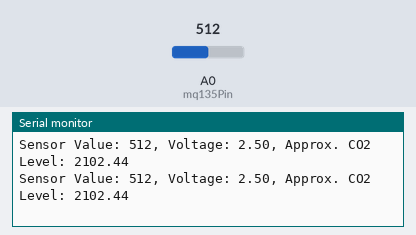
The sketch below on a simulated Arduino Uno, built with avr-gcc and run on an emulated ATmega328P. On the bench: the last lines printed to the serial monitor. The test bench sets the inputs (shaded band); at power-on: A0 (mq135Pin) = 512.

Above: at 1.2 s.
1.3 s: A0 (mq135Pin) set to 304
At 1.32 s:
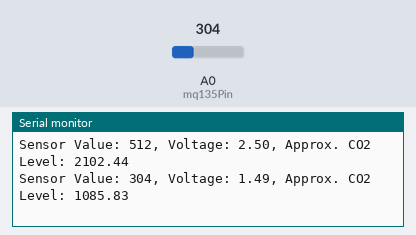
4.3 s: A0 (mq135Pin) set to 280
At 4.37 s:
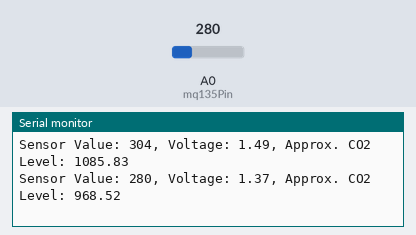
Timing chart, 0 to 7.3 s (numbered marks = the images above; inputs shaded):
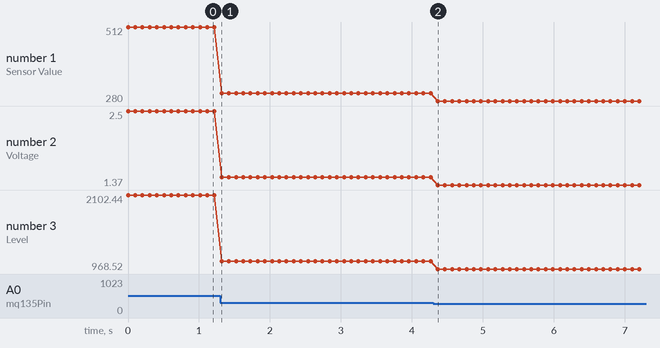

The sketch:

MQ135_sensor.ino
```cpp
const int mq135Pin = A0;  // MQ135의 아날로그 출력 핀을 아날로그 0번 핀에 연결

void setup()
{
    Serial.begin(9600);  // 시리얼 통신을 9600 baud로 시작
}

void loop()
{
    int sensorValue = analogRead(mq135Pin);  // MQ135 센서로부터 아날로그 값 읽기
    float voltage = sensorValue * (5.0 / 1023.0);  // 아날로그 값을 전압으로 변환

    // 여기서는 간단한 변환 공식을 사용합니다. 실제 응용에서는 더 정교한 보정이 필요할 수 있습니다.
    // 이 코드는 대략적인 값만을 제공합니다.
    float approximateCO2 = (voltage - 0.4) * 1000;  // 대략적인 CO2 수준 계산

    Serial.print("Sensor Value: ");
    Serial.print(sensorValue);
    Serial.print(", Voltage: ");
    Serial.print(voltage);
    Serial.print(", Approx. CO2 Level: ");
    Serial.println(approximateCO2);


    delay(100);  // 1초 딜레이
}
```

Measured:
- after the input at 1.3 s, the serial monitor: prints a new line at once (image 1)
- after the input at 4.3 s, the serial monitor: prints a new line after 0.06 s (image 2)
- plotted number 1: 512 → 304 after the input at 1.3 s, 304 → 280 after the input at 4.3 s
- plotted number 2: 2.5 → 1.49 after the input at 1.3 s, 1.49 → 1.37 after the input at 4.3 s
- plotted number 3: 2102.44 → 1085.83 after the input at 1.3 s, 1085.83 → 968.52 after the input at 4.3 s
